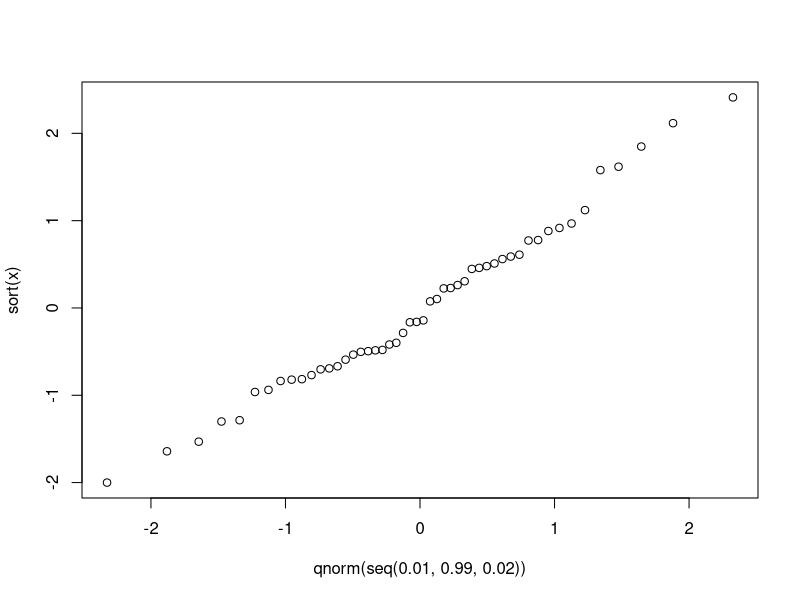
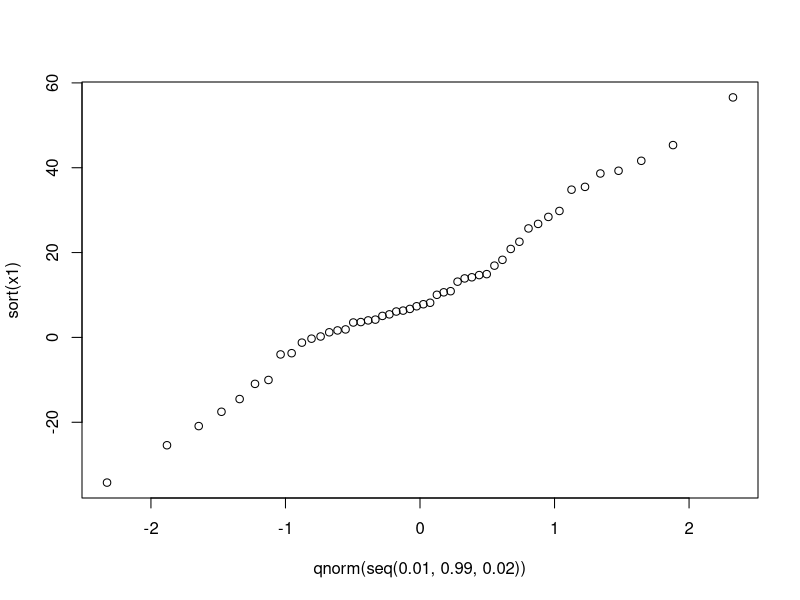
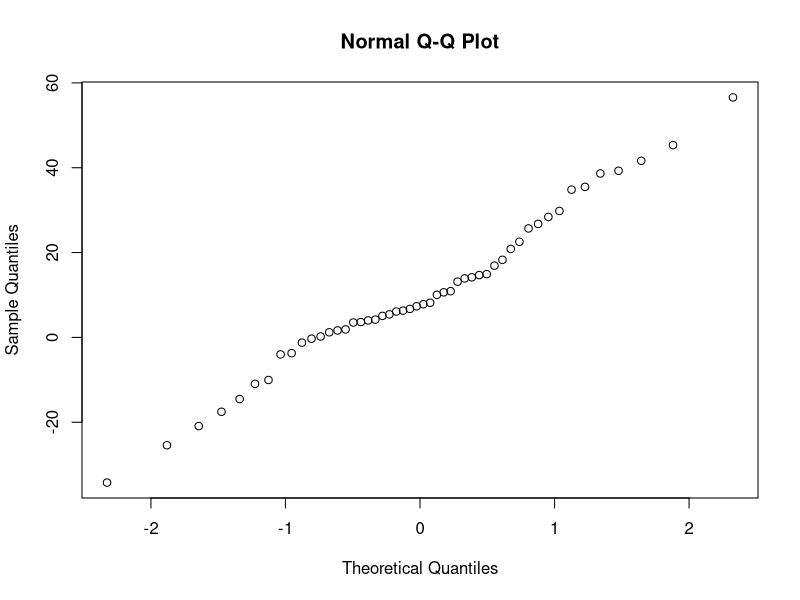
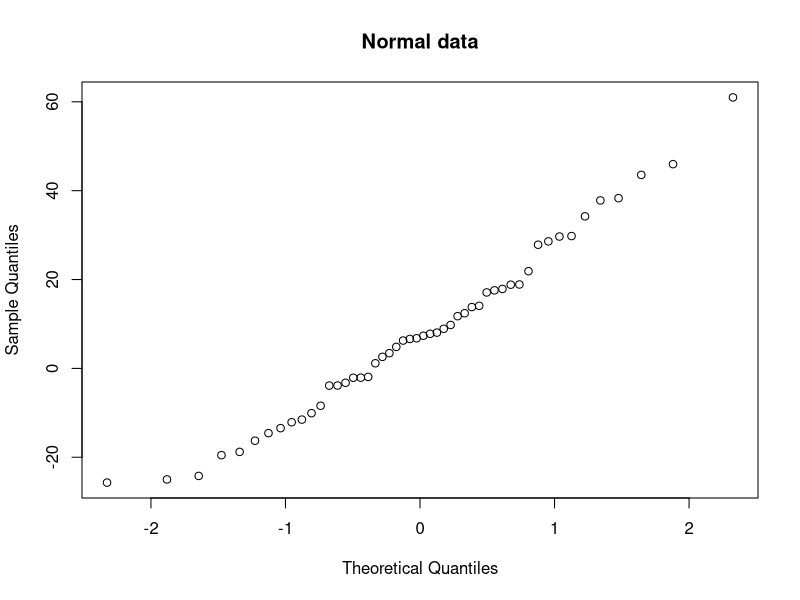
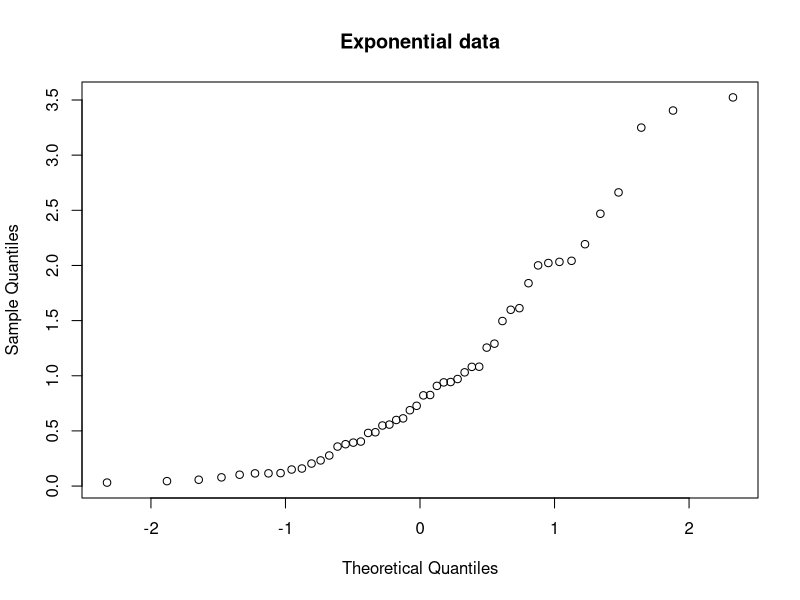
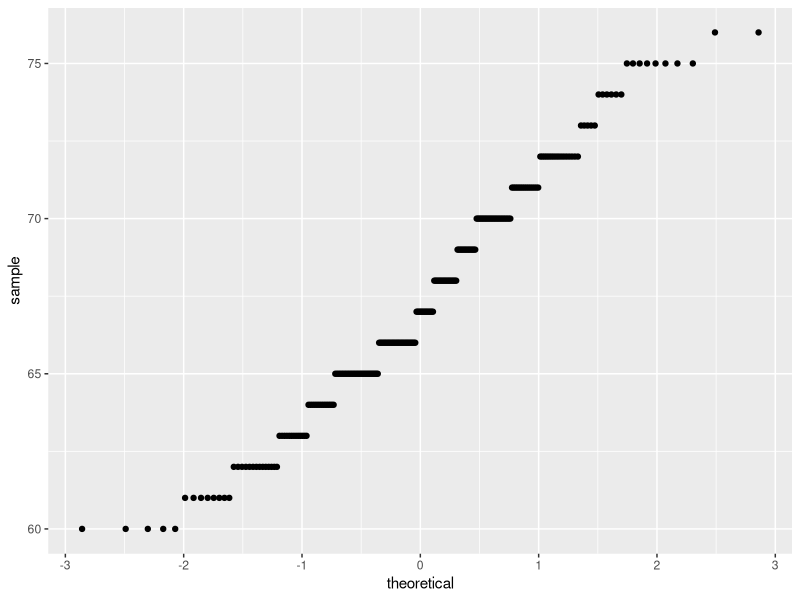
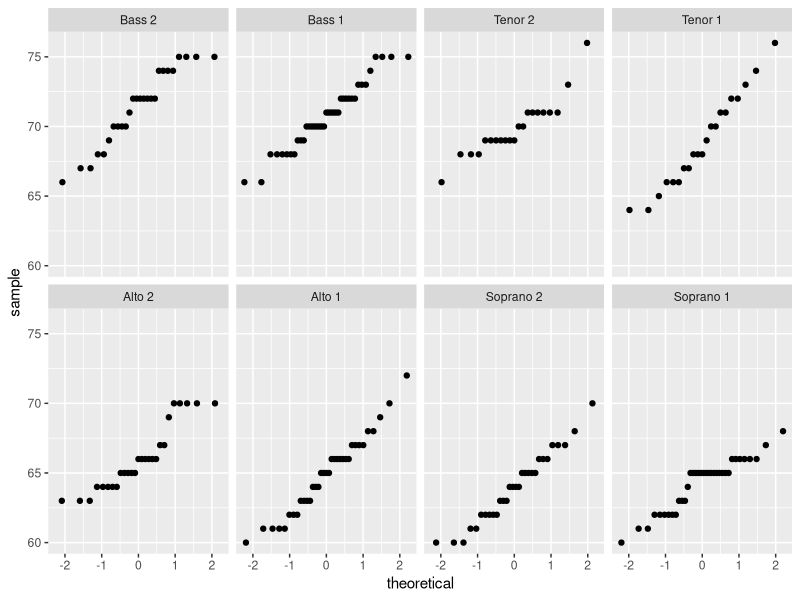
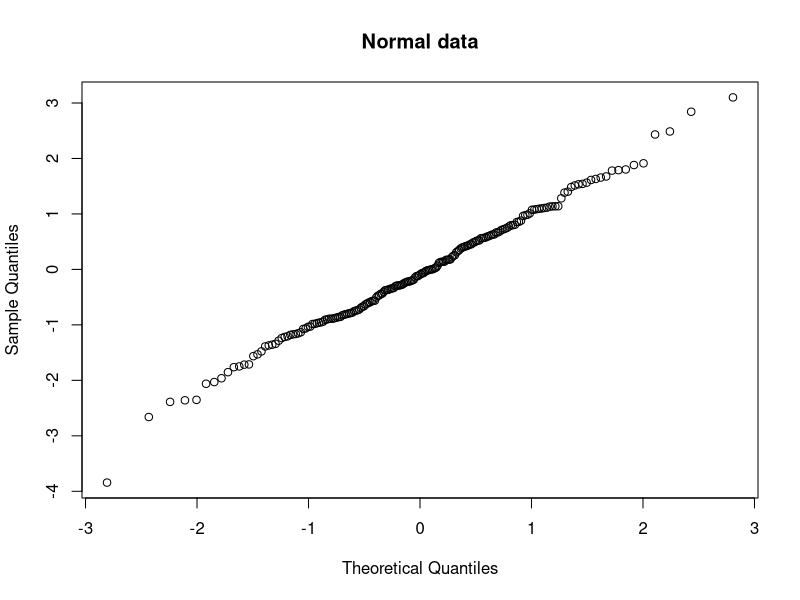

The R source for these figures, in order:
## ---- chunk 1
knitr::opts_chunk$set(echo = TRUE)
## ---- chunk 2
set.seed(350)
x <- rnorm(50, 0, 1)
## ---- chunk 3
sort(x)
qnorm(seq(0.01, 0.99, 0.02))
plot(qnorm(seq(0.01, 0.99, 0.02)), sort(x))
## ---- chunk 4
x1 <- rnorm(50, mean = 10, sd = 20)
plot(qnorm(seq(0.01, 0.99, 0.02)), sort(x1))
## ---- chunk 5
qqnorm(x1)
## ---- chunk 6
qqnorm(rnorm(50, mean = 10, sd = 20), main = "Normal data")
## ---- chunk 7
qqnorm(rexp(50), main = "Exponential data")
## ---- chunk 8
library(lattice)
library(ggplot2)
ggplot(singer, aes(sample = height)) + stat_qq()
## ---- chunk 9
ggplot(singer, aes(sample = height)) + stat_qq() +
  facet_wrap(~voice.part, ncol = 4)
## ---- chunk 10
qqnorm(rnorm(200), main = "Normal data")
qqnorm(runif(200), main = "Uniform data")
## ---- chunk 11
qqnorm(rnorm(10), main = "Normal data")
qqnorm(runif(10), main = "Uniform data")
